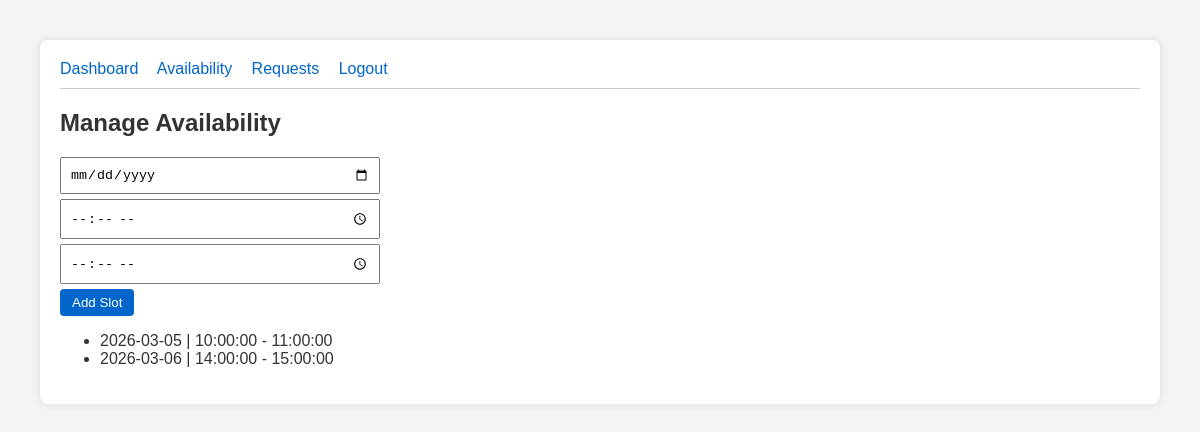
The page /consultant/availability (signed in) on the database as committed earlier.
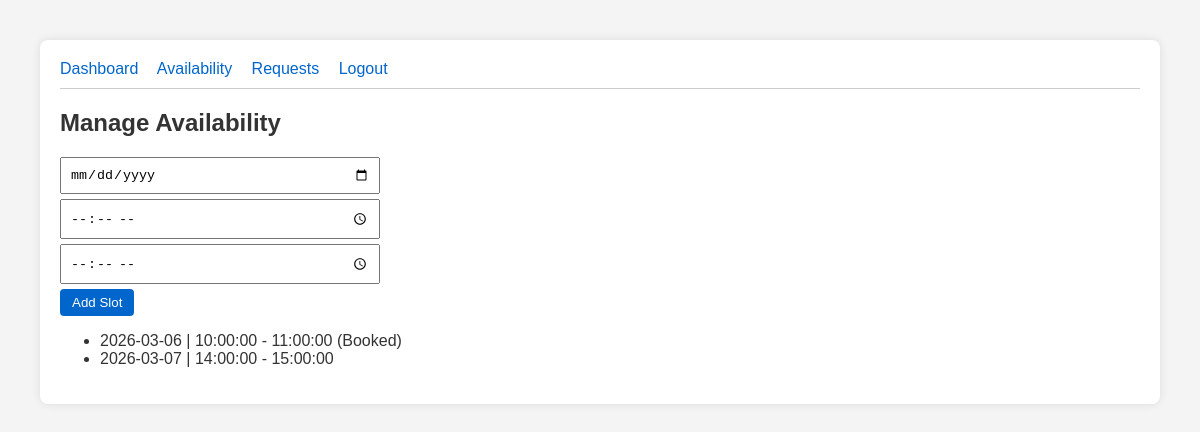
The same page on the database as committed later.
### models.py (models this page shows)
class Availability(db.Model):
    id = db.Column(db.Integer, primary_key=True)
    consultant_id = db.Column(db.Integer, db.ForeignKey('user.id'), nullable=False)
    date = db.Column(db.Date, nullable=False)
    start_time = db.Column(db.Time, nullable=False)
    end_time = db.Column(db.Time, nullable=False)
    is_booked = db.Column(db.Boolean, default=False)

### routes/consultant.py (the view)
    def wrap(*args, **kwargs):
        if 'user_id' not in session or session.get('role') != 'consultant':
            return redirect(url_for('auth.login'))
        return f(*args, **kwargs)

### routes/consultant.py (called while the page is built, shortened)
def consultant_required(f):
    def wrap(*args, **kwargs):
        if 'user_id' not in session or session.get('role') != 'consultant':
            return redirect(url_for('auth.login'))
        return f(*args, **kwargs)
    wrap.__name__ = f.__name__
    return wrap

@consultant_bp.route('/availability', methods=['GET', 'POST'])
@consultant_required
def availability():
    slots = Availability.query.filter_by(consultant_id=session['user_id']).all()
    return render_template('consultant/availability.html', slots=slots)

### templates/consultant/availability.html
{% extends 'base.html' %}
{% block content %}
<h2>Manage Availability</h2>
<form method="POST">
    <input type="date" name="date" required>
    <input type="time" name="start_time" required>
    <input type="time" name="end_time" required>
    <button type="submit">Add Slot</button>
</form>
<ul>
{% for s in slots %}
    <li>{{ s.date }} | {{ s.start_time }} - {{ s.end_time }} {% if s.is_booked %}(Booked){% endif %}</li>
{% endfor %}
</ul>
{% endblock %}

Rows that differ between the two databases and show on the page:
changed Availability (number 1 of 2 on the later page): date "2026-03-05" → "2026-03-06"; now shows "(Booked)"
changed Availability (number 2 of 2 on the later page): date "2026-03-06" → "2026-03-07"
